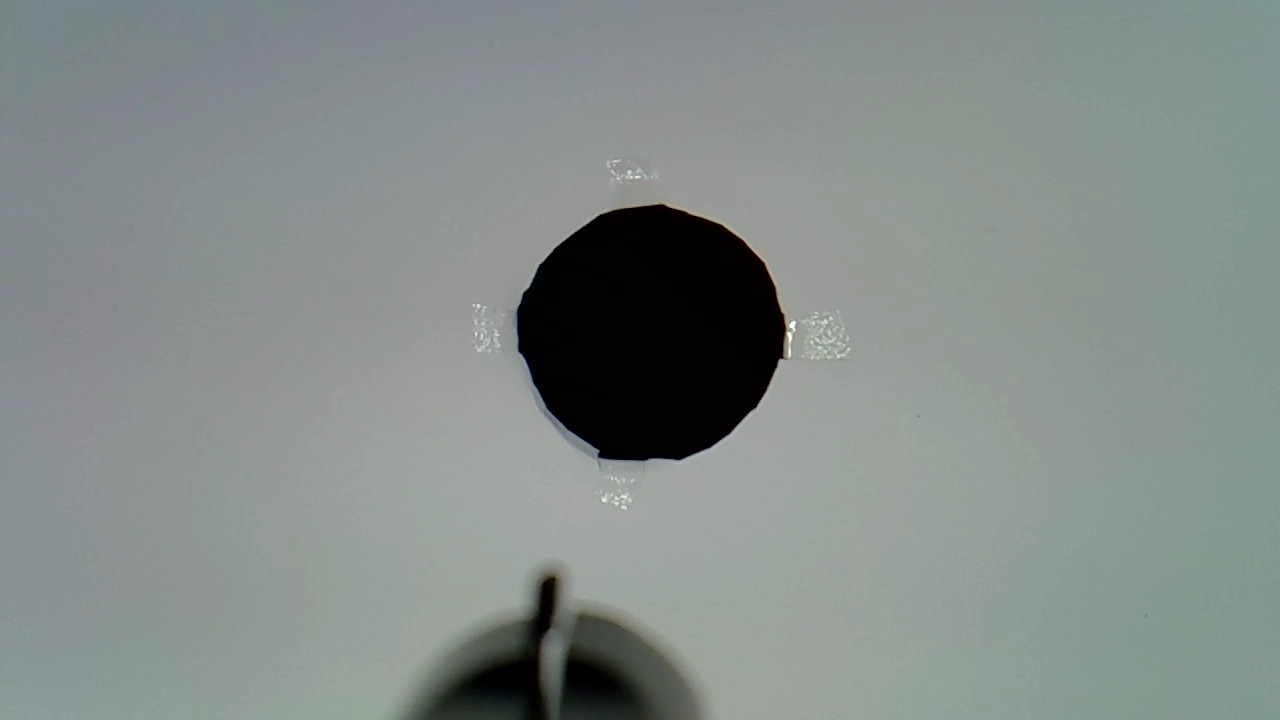
#> input picture foto_center.jpg, 1280 x 720 px
$ jupyter execute --allow-errors vision.ipynb
#> lines starting #> are read from the running program, lines starting #| are printed output that depends on the picture; after the words box and inside, x2 and y2 are one past the last pixel; in counts of white or black regions, pixels touching at a corner belong together
[cell 1]
import cv2
import matplotlib.pyplot as plt
import numpy as np

[cell 2]
img_path = "../foto_center.jpg"
angle = 90
diff_y_list = []

img = cv2.imread(img_path)
#> img is the input picture: shape (720, 1280, 3); mean B, G, R 137.3, 139.9, 132.1
N, M = img.shape[:2]
#> N = 720; M = 1280
print(img.shape)
#| (720, 1280, 3)

plt.imshow(img)
plt.show()

[cell 3]
gray = cv2.cvtColor(img, cv2.COLOR_BGR2GRAY)
centerM = int(M/2)-88
#> centerM = 552
gunN, gunM = int(N*0.22), int(M*0.13)
#> gunN = 158; gunM = 166
gray[-gunN:, centerM-gunM:centerM+gunM] = 255
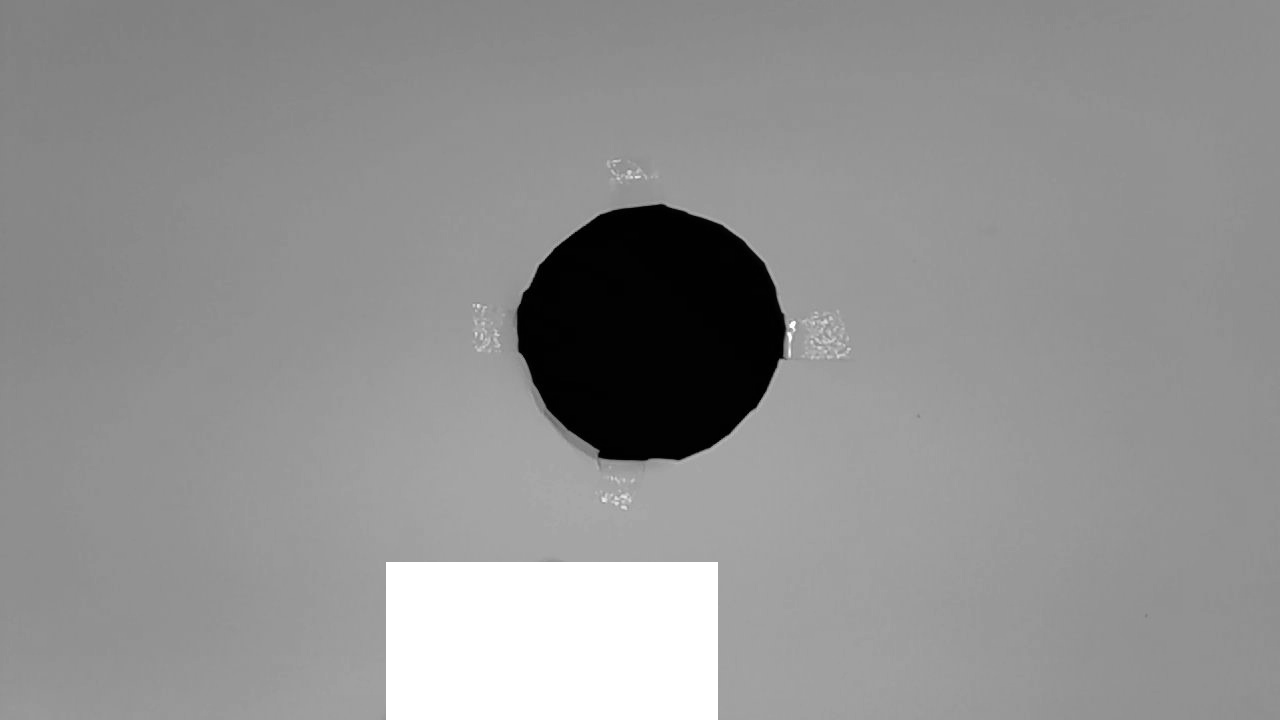
#> gray: shape (720, 1280); min 0, max 255, mean 145.8

plt.imshow(gray, cmap='gray')
plt.show()

[cell 4]
binary = (gray < 50).astype(np.uint8)
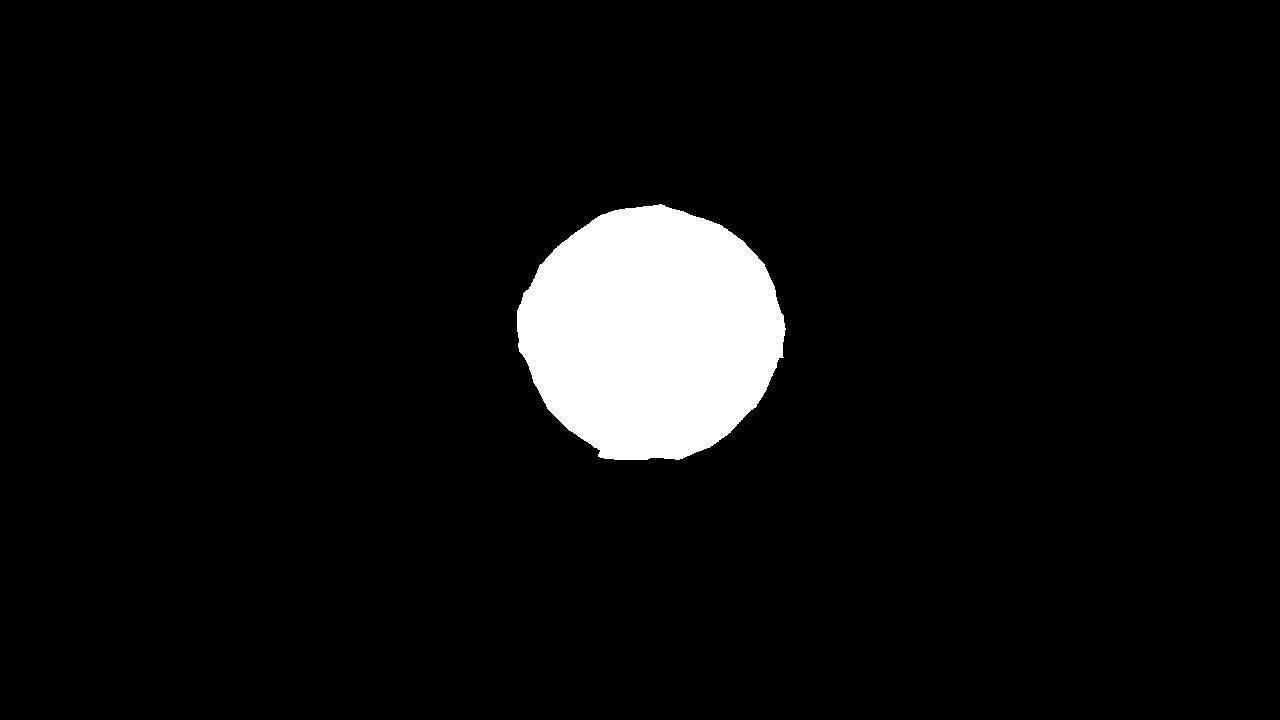
#> binary: shape (720, 1280); values 0 (black) and 1 (white), 5.7% white; 1 white region

plt.imshow(binary, cmap='gray')
plt.show()

print(binary.shape)
#| (720, 1280)
#> (the rest of this cell did not finish here and is left out)

[cell 5]
contours, _ = cv2.findContours(binary.copy(), cv2.RETR_EXTERNAL, cv2.CHAIN_APPROX_SIMPLE)
#> contours = 1 contour; box (x1, y1, x2, y2) and area: (517, 204, 786, 460) 51815

detected = False

if contours:
    # pick the largest contour (assumes the circle blob is the largest)
    largest = max(contours, key=cv2.contourArea)
#> largest = contour of 374 points, box (x1, y1, x2, y2) (517, 204, 786, 460), area 51815
    (x, y), radius = cv2.minEnclosingCircle(largest)
#> x = 650; y = 333.3; radius = 135.1
    center = (int(round(x)), int(round(y)))
#> center = (650, 333)
    radius = int(round(radius))
#> radius = 135
    detected = True
    method = 'contour'
else:
    # fallback 2) HoughCircles (works on blurred grayscale)
    # convert to proper gray image if needed
    blur = cv2.GaussianBlur(binary, (9, 9), 2)
    # Hough expects edges/gray in range 0-255, dtype uint8
    circles = cv2.HoughCircles(blur, cv2.HOUGH_GRADIENT, dp=1.2, minDist=20,
                               param1=50, param2=30, minRadius=0, maxRadius=0)
    if circles is not None:
        circles = np.round(circles[0, :]).astype("int")
        # choose the circle with the largest radius (or pick [0] if you expect one)
        best = max(circles, key=lambda c: c[2])
        center = (int(best[0]), int(best[1]))
        radius = int(best[2])
        detected = True
        method = 'hough'

if not detected:
    raise RuntimeError("No circle-like object detected with contours or HoughCircles. "
                       "Check your binary image (0/255, single blob).")

print(f"Detected by: {method}. Center = {center}, radius = {radius}")
#| Detected by: contour. Center = (650, 333), radius = 135

binary255 = binary*255
#> binary255: shape (720, 1280); 5.7% white; 1 white region, box (x1, y1, x2, y2) and area: (517, 204, 786, 460) 52188

# Prepare a color image for drawing (use original if you have `orig_img`)
if len(binary255.shape) == 2:
    color = cv2.cvtColor(binary255, cv2.COLOR_GRAY2BGR)
else:
    # if somehow already 3-channel, copy it
    color = binary255.copy()

# Draw the circle and center in red (BGR)
cv2.circle(color, center, radius, (0, 0, 255), 4)   # circle outline
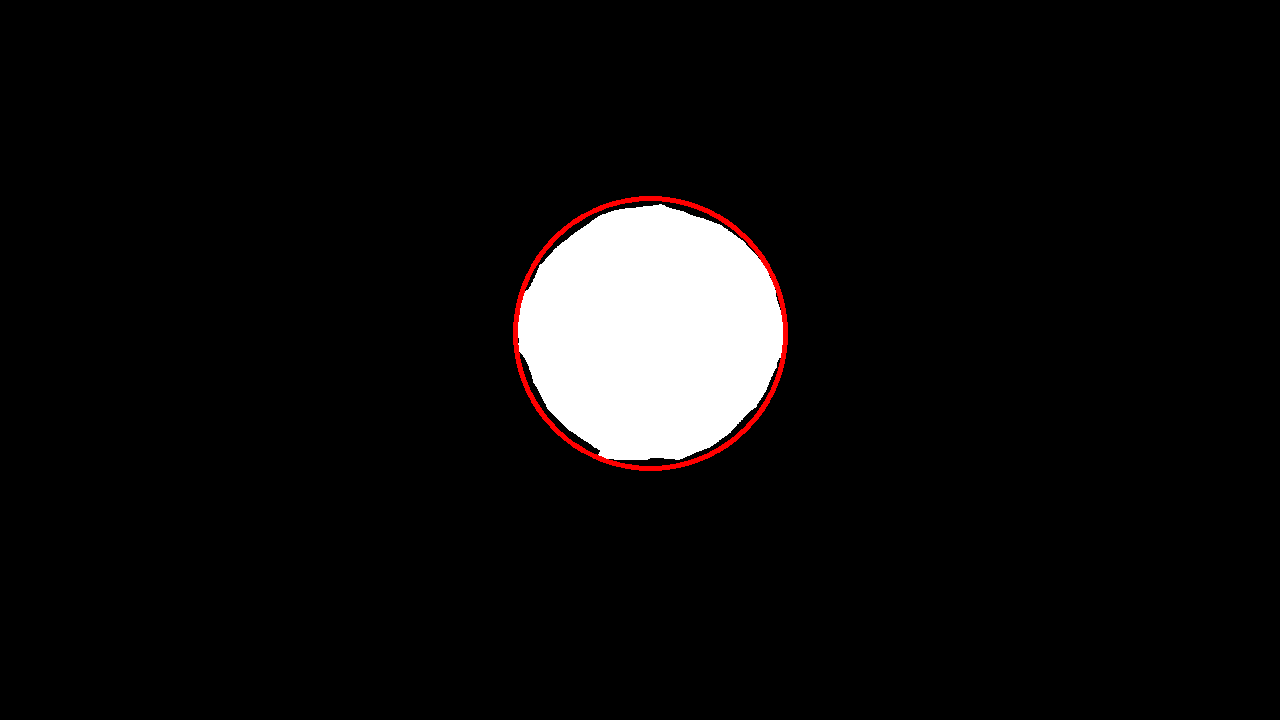
#> color: shape (720, 1280, 3); mean B, G, R 14.4, 14.4, 15.6
cv2.circle(color, center, 3, (0, 0, 255), -1)       # center dot
#> color: shape (720, 1280, 3); under 0.01% of pixels changed, all inside (x1, y1, x2, y2) = (647, 330, 654, 337)

# Convert BGR -> RGB for matplotlib
color_rgb = cv2.cvtColor(color, cv2.COLOR_BGR2RGB)

# Plot
plt.figure(figsize=(6, 6))
plt.imshow(color_rgb)
plt.axis('off')
plt.title(f'Fitted circle center={center} radius={radius} ({method})')
plt.show()

[cell 6]
img_center = M//2, N//2
#> img_center = (640, 360)
circle_center = center
#> circle_center = (650, 333)

print(img_center)
#| (640, 360)
print(circle_center)
#| (650, 333)

diff_y = img_center[1] - circle_center[1]
#> diff_y = 27
diff_x = img_center[0] - circle_center[0]
#> diff_x = -10

print('x:', diff_x)
#| x: -10
print('y:', diff_y)
#| y: 27

[cell 7]
img_copy = img.copy()

cv2.circle(img_copy, center, radius, (255, 0, 0), 4)   # circle outline
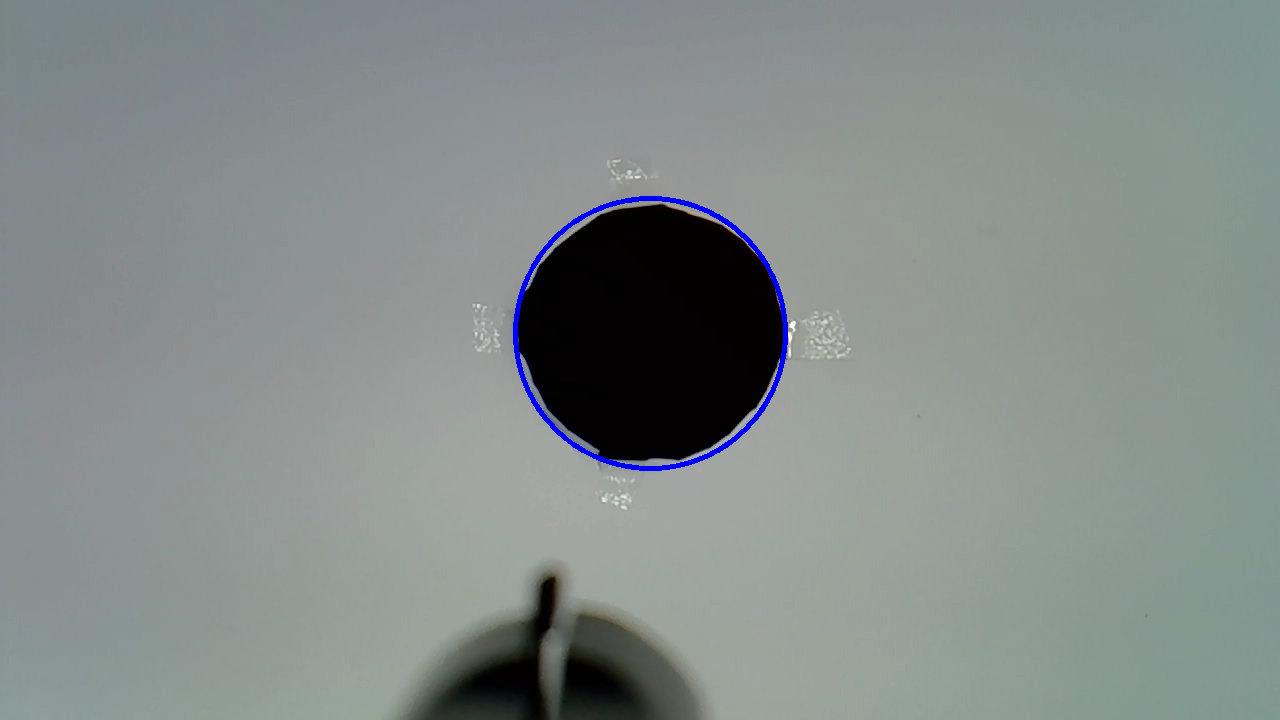
#> img_copy: shape (720, 1280, 3); 0.46% of pixels changed, all inside (x1, y1, x2, y2) = (513, 196, 788, 471)
cv2.circle(img_copy, center, 3, (255, 0, 0), -1)       # center dot
cv2.circle(img_copy, img_center, 3, (0, 255, 0), 2)       # center dot
#> img_copy: shape (720, 1280, 3); mean B, G, R 137.8, 139.2, 131.5

plt.imshow(img_copy)
plt.show()

[cell 8]
diff_y_list.append([angle, diff_y])

diff_y_list
#> Out = [[90, 27]]
